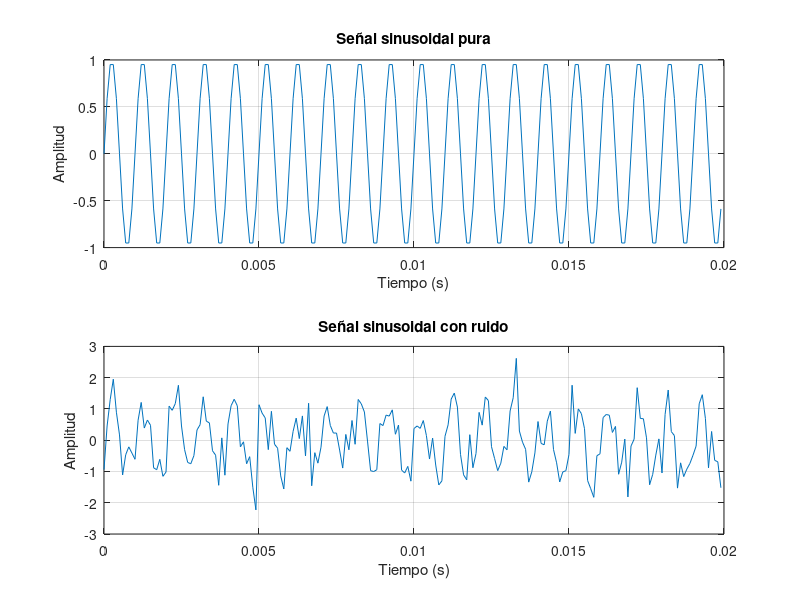
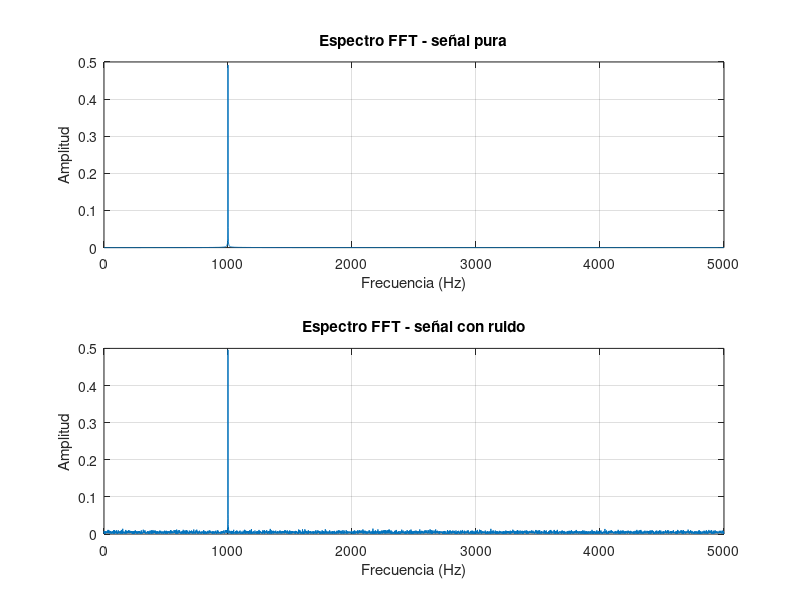

These charts were generated, in order, by the following MATLAB code:

fs = 10000;           % frecuencia de muestreo 
t = 0:1/fs:1;         % vector de tiempo: 1 seg
f0 = 1000;            % frecuencia de la señal

% Señales
senal = sin(2*pi*f0*t);           % señal sinusoidal 
ruido = 0.5 * randn(size(t));
senal_ruidosa = senal + ruido;

% FFT de ambas señales
N = length(t);
f = (0:N-1) * (fs/N);  

fft_pura = abs(fft(senal)) / N;
fft_ruidosa = abs(fft(senal_ruidosa)) / N;

% Gráfica de señales en el tiempo 
figure;
subplot(2,1,1);
plot(t(1:200), senal(1:200));
title('Señal sinusoidal pura');
xlabel('Tiempo (s)');
ylabel('Amplitud');
grid on;

subplot(2,1,2);
plot(t(1:200), senal_ruidosa(1:200));
title('Señal sinusoidal con ruido');
xlabel('Tiempo (s)');
ylabel('Amplitud');
grid on;

% Gráfica de espectros FFT 
figure;
subplot(2,1,1);
plot(f(1:N/2), fft_pura(1:N/2));
title('Espectro FFT - señal pura');
xlabel('Frecuencia (Hz)');
ylabel('Amplitud');
grid on;

subplot(2,1,2);
plot(f(1:N/2), fft_ruidosa(1:N/2));
title('Espectro FFT - señal con ruido');
xlabel('Frecuencia (Hz)');
ylabel('Amplitud');
grid on;
